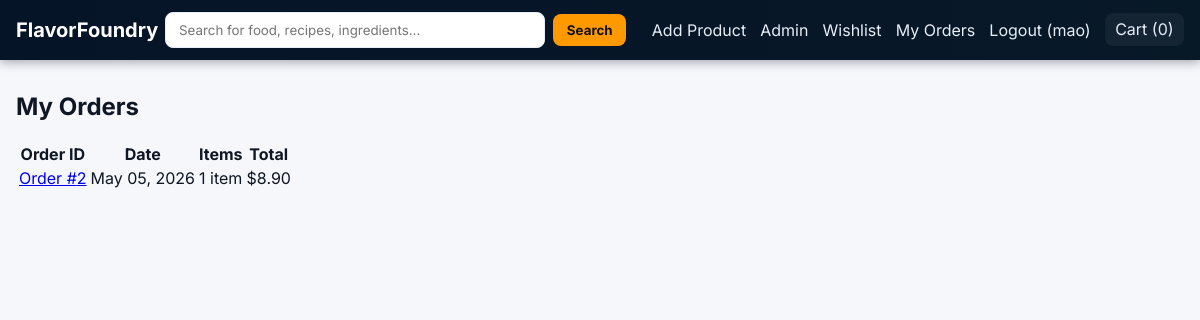
/my-orders/ (signed in), run on the app's committed database.
### recipes/models.py (models this page shows, shortened)
class Order(models.Model):
    user = models.ForeignKey(User, on_delete=models.CASCADE, related_name='orders', null=True, blank=True)
    full_name = models.CharField(max_length=120)
    email = models.EmailField()
    shipping_address = models.CharField(max_length=250)
    city = models.CharField(max_length=100)
    postal_code = models.CharField(max_length=30)
    created_at = models.DateTimeField(auto_now_add=True)
    total_amount = models.DecimalField(max_digits=10, decimal_places=2)
    class Meta:
        ordering = ['-created_at']

### recipes/views.py (the view)
# urls.py: path('my-orders/', views.user_orders, name='user_orders'),
@login_required(login_url='login')
def user_orders(request):
    orders = request.user.orders.all()
    return render(request, 'user_orders.html', {
        'orders': orders,
        'cart_count': _cart_item_count(request),
    })

### recipes/views.py (called while the page is built)
def _get_cart(request):
    return request.session.setdefault('cart', {})

def _cart_item_count(request):
    return sum(_get_cart(request).values())

### templates/user_orders.html
{% extends 'base.html' %}
{% block content %}
<section class="user-orders">
    <h1>My Orders</h1>
    {% if orders %}
        <table>
            <thead>
                <tr>
                    <th>Order ID</th>
                    <th>Date</th>
                    <th>Items</th>
                    <th>Total</th>
                </tr>
            </thead>
            <tbody>
                {% for order in orders %}
                    <tr>
                        <td><a href="{% url 'order_confirmation' id=order.id %}">Order #{{ order.id }}</a></td>
                        <td>{{ order.created_at|date:"M d, Y" }}</td>
                        <td>{{ order.items.count }} item{{ order.items.count|pluralize }}</td>
                        <td>${{ order.total_amount }}</td>
                    </tr>
                {% endfor %}
            </tbody>
        </table>
    {% else %}
        <p>You haven't placed any orders yet. <a href="{% url 'home' %}">Start shopping</a></p>
    {% endif %}
</section>
{% endblock %}

### templates/base.html (shortened to what this page needs)
<!DOCTYPE html>
<html lang="en">
<head>
    {% load static %}
    <link rel="stylesheet" href="{% static 'style.css' %}">
</head>
<body>
    <header class="site-header">
        <div class="brand">
            <a href="{% url 'home' %}">FlavorFoundry</a>
        </div>
        <div class="header-controls">
            <form action="{% url 'home' %}" method="get" class="search-form" role="search">
                <input type="text" name="search" placeholder="Search for food, recipes, ingredients..." value="{{ request.GET.search|default:'' }}">
                <button class="button" type="submit">Search</button>
            </form>
            <div class="header-links">
                {% if user.is_staff %}
                    <a href="{% url 'add_product' %}">Add Product</a>
                    <a href="/admin/">Admin</a>
                {% endif %}
                {% if user.is_authenticated %}
                    <a href="{% url 'wishlist' %}">Wishlist</a>
                    <a href="{% url 'user_orders' %}">My Orders</a>
                    <a href="{% url 'logout' %}">Logout ({{ user.username }})</a>
                {% else %}
                    <a href="{% url 'login' %}">Login</a>
                    <a href="{% url 'register' %}">Register</a>
                {% endif %}
                <a class="cart" href="{% url 'cart_detail' %}">Cart ({{ cart_count|default:0 }})</a>
            </div>
        </div>
    </header>
    <main class="page-container">
        {% block content %}{% endblock %}
    </main>
</body>
</html>

### static/style.css (style rules this page uses)
:root { --bg:#f5f7fb; --surface:#ffffff; --text:#0f1724; --muted:#64748b; --primary:#ff9900; --cta:#0b69ff; --danger:#ef4444; --success:#10b981; --card-shadow: 0 8px 20px rgba(2,6,23,0.06); }
* { box-sizing:border-box }
html,body { height:100% }
body { margin:0;font-family:Inter,system-ui,-apple-system,Segoe UI,Roboto,Arial;background:var(--bg);color:var(--text);-webkit-font-smoothing:antialiased }
.page-container { max-width:1200px;margin:2rem auto;padding:0 1rem }
.site-header { display:flex;align-items:center;justify-content:space-between;background:linear-gradient(90deg,#061428,#071827);color:#fff;padding:.75rem 1rem;position:sticky;top:0;z-index:60;box-shadow:0 2px 10px rgba(2,6,23,0.35) }
.brand a { color:#fff;font-weight:700;font-size:1.25rem;text-decoration:none }
.header-controls { display:flex;align-items:center;gap:1rem }
.search-form { display:flex;align-items:center;gap:.5rem }
.search-form input[type=text] { width:380px;max-width:48vw;padding:.55rem .8rem;border-radius:8px;border:1px solid #e6eef8;background:var(--surface) }
.search-form button { padding:.5rem .85rem;border-radius:8px;background:var(--primary);color:#111;border:none;font-weight:700;cursor:pointer }
.header-links a { color:#e6eef8;text-decoration:none;margin-left:.6rem }
.header-links a.cart { background:rgba(255,255,255,0.05);padding:.4rem .65rem;border-radius:8px }
.button { background:var(--cta);color:#fff;padding:.6rem .9rem;border-radius:8px;border:none;cursor:pointer;font-weight:700;text-decoration:none }
input,textarea,select,button { font-family:inherit }

### data on the page
Order: id "2", created_at "May 05, 2026", items.count "1", total_amount "8.90"

### other printed values
{{ user.username }} "mao"
{{ cart_count|default:0 }} "0"
